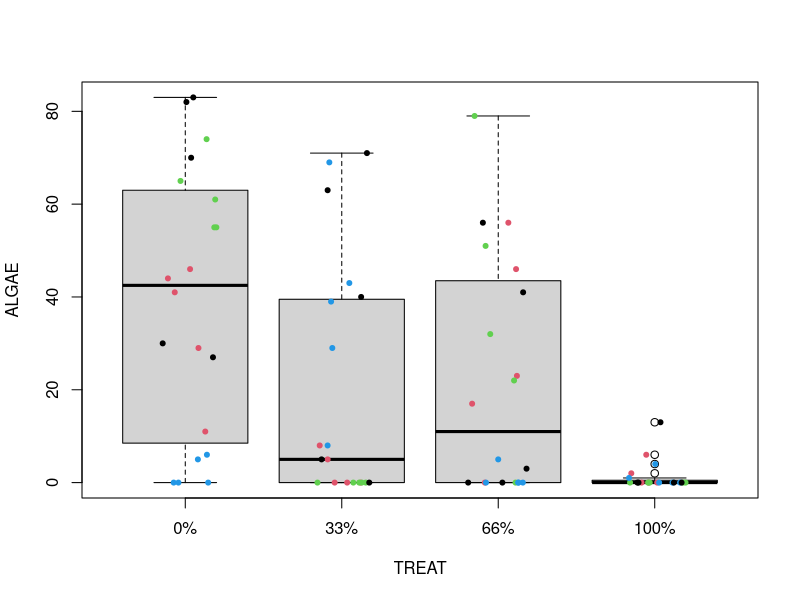
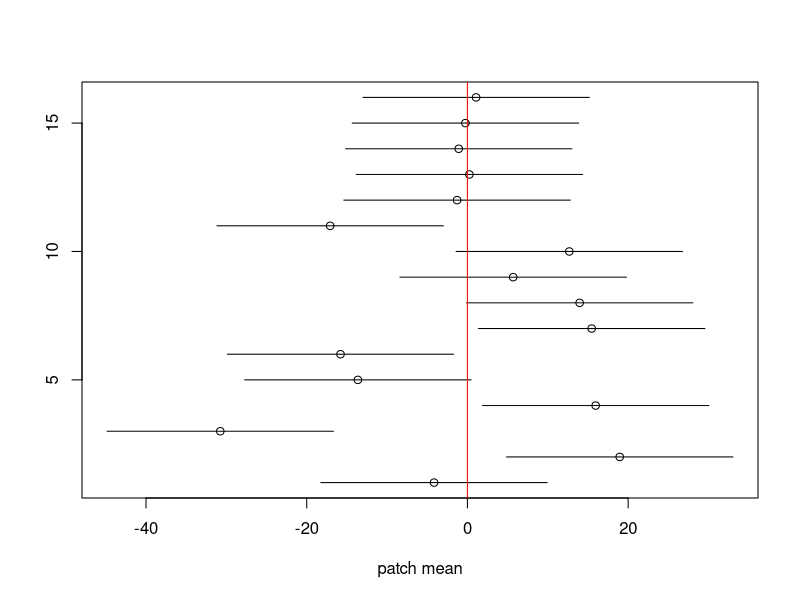

Recreate these plots in R, in order.
## ---- chunk 1
fig.dim <- 4
knitr::opts_chunk$set(fig.width=2*fig.dim,
                      fig.height=fig.dim,
                      fig.align='center')
set.seed(23)
library(tidyverse)
library(matrixStats)
library(lme4)
## ---- chunk 2
pumpkins <- read.table("data/pumpkins.tsv", header=TRUE)
pumpkins$plot <- factor(pumpkins$plot)
head(pumpkins)
## ---- chunk 3
andrew_data <- read.table('../Datasets/Logan_data/andrew.tsv', header=T, sep='\t')
head(andrew_data)
## ---- chunk 4
andrew_data$QUAD <- factor(andrew_data$QUAD)
andrew_data$PATCH <- factor(andrew_data$PATCH)
andrew_data$TREAT <- factor(andrew_data$TREAT, levels=c("0%", "33%", "66%", "100%"))
## ---- chunk 5
with(andrew_data, table(PATCH, QUAD, TREAT))
## ---- chunk 6
plot(ALGAE ~ TREAT, data=andrew_data)
points(ALGAE ~ jitter(as.numeric(TREAT)), data=andrew_data, pch=20, col=1+as.numeric(PATCH)%%4)
## ---- chunk 7
summary(lm(ALGAE ~ TREAT, data=andrew_data))
## ---- chunk 8
summary(lm(ALGAE ~ TREAT + PATCH, data=andrew_data))
## ---- chunk 9
library(lme4)
alglm <- lmer(ALGAE ~ TREAT + (1|PATCH), data=andrew_data)
summary(alglm)
## ---- chunk 10
anova(
      lmer(ALGAE ~ TREAT + (1|PATCH), data=andrew_data),
      lm(ALGAE ~ TREAT, data=andrew_data))
## ---- chunk 11
anova(
      lmer(ALGAE ~ TREAT + (1|PATCH), data=andrew_data),
      lmer(ALGAE ~ (1|PATCH), data=andrew_data))
## ---- chunk 12
ranef(alglm)
## ---- chunk 13
rfs <- ranef(alglm)$PATCH
ses <- rfs[,1] + outer(sqrt(as.vector(attr(rfs, "postVar"))), c(-2, 2), "*")
plot(rfs[,1], 1:nrow(rfs), xlab='patch mean', xlim=range(ses), ylab='')
segments(x0=ses[,1], x1=ses[,2], y0=1:nrow(rfs))
abline(v=0, col='red')
## ---- chunk 14
pumpkins <- read.table("data/pumpkins.tsv", header=TRUE)
pumpkins$plot <- factor(pumpkins$plot)
